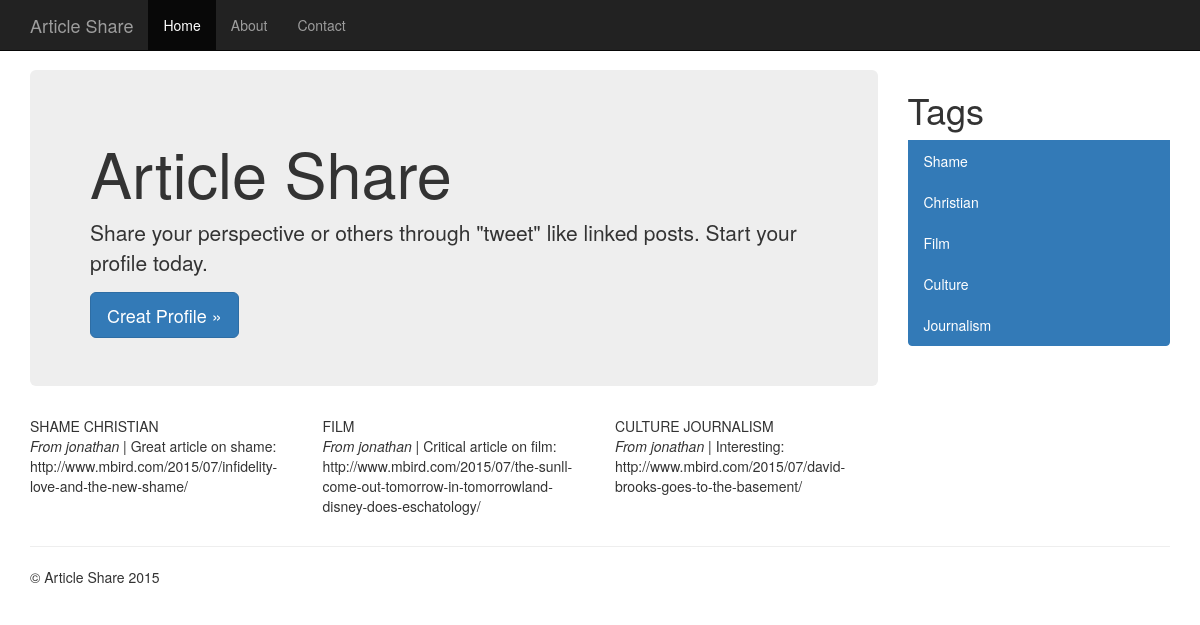
The app's page / (signed in) with its own data.
### tweets/models.py (models this page shows)
class Tag(models.Model):
	tag = models.CharField(unique=True, max_length = 20)
	def __str__(self):
		return str(self.tag)

class Tweet(models.Model):
	tweet = models.CharField(max_length=140, blank=False)
	user = models.ForeignKey(User, default=0)
	posted = models.DateField(auto_now_add=True, auto_now=False)
	tag = models.ManyToManyField('tweets.Tag')
	def __str__(self):
		return str(self.tweet)

### tweets/views.py (the view)
# urls.py: url(r'^$', 'tweets.views.home', name = 'home'),
def home(request):
	tweets = Tweet.objects.all()
	tags = Tag.objects.all()
	context = {
		"tweets": tweets,
		"tags": tags,
	}
	return render(request, "home.html", context)

### templates/home.html (shortened to what this page needs)
{% extends 'base.html' %}
{% block content %}
<body>
<div class="container">
  <div class="row row-offcanvas row-offcanvas-right">
    <div class="col-xs-12 col-sm-9">
      <div class="jumbotron">
        <h1>Article Share</h1>
        <p>Share your perspective or others through "tweet" like linked posts. Start your profile today.</p>
         <a class="btn btn-lg btn-primary" href="" role="button">Creat Profile &raquo;</a>
      </div>
      <div class="row">
      {% for tweet in tweets %}
        <div class="col-xs-6 col-lg-4">
          {% for tag in tweet.tag.all %}
              {{ tag|upper }}
          {% endfor %}
          <p><i>From {{ user }} | </i>{{ tweet }}</p>
        </div>
      {% endfor %}
      </div>
    </div>
    <div class="col-xs-6 col-sm-3 sidebar-offcanvas" id="sidebar">
      <div class="list-group">
      	<h1>Tags</h1>
      {% for tag in tags %}
        <a href="" class="list-group-item active">{{ tag }}</a>
      {% endfor %}
      </div>
    </div>
  </div>
  <hr>
  <footer>
    <p>&copy; Article Share 2015</p>
  </footer>
</div>
</body>
{% endblock %}

### templates/home.html (style rules this page uses)
body { padding-top: 70px; }

### records on screen
Tweet: tweet "Great article on shame: http://www.mbird.com/2015/07/infidelity-love-and-the-new-shame/"
Tag: tag "SHAME", tag "Shame"
Tag: tag "CHRISTIAN", tag "Christian"
Tweet: tweet "Critical article on film: http://www.mbird.com/2015/07/the-sunll-come-out-tomorrow-in-tomorrowland-disney-does-eschatology/"
Tag: tag "FILM", tag "Film"
Tweet: tweet "Interesting: http://www.mbird.com/2015/07/david-brooks-goes-to-the-basement/"
Tag: tag "CULTURE", tag "Culture"
Tag: tag "JOURNALISM", tag "Journalism"

### other values on screen
{{ user }} "jonathan"
